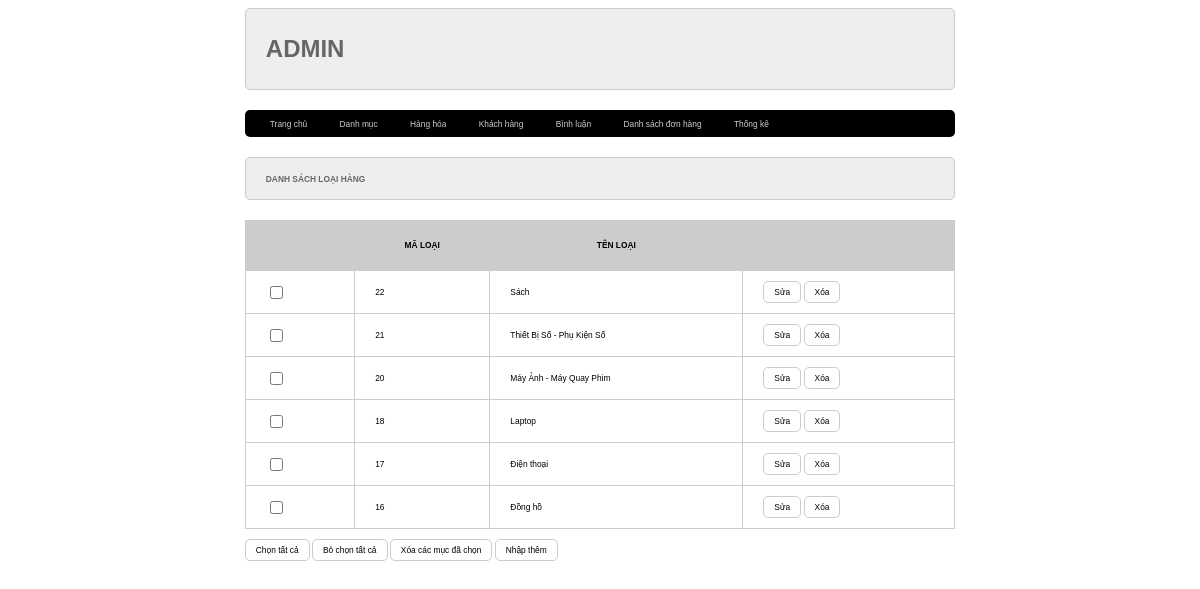
Screenshot of /admin/index.php?act=listdm with the database file from the repository.
### tables this page shows
CREATE TABLE `danhmuc` (
  `id` int(11) NOT NULL,
  `name` varchar(255) NOT NULL
);

### model/pdo.php (called while the page is built, shortened)
<?php
function pdo_get_connection()
{
    $dburl = "mysql:host=localhost;dbname=duanmau2024;charset=utf8";
    $username = 'root';
    $password = '';
    $conn = new PDO($dburl, $username, $password);
    $conn->setAttribute(PDO::ATTR_ERRMODE, PDO::ERRMODE_EXCEPTION);
    return $conn;
}
function pdo_query($sql)
{
    $sql_args = array_slice(func_get_args(), 1);
    try {
        $conn = pdo_get_connection();
        $stmt = $conn->prepare($sql);
        $stmt->execute($sql_args);
        $rows = $stmt->fetchAll();
        return $rows;
    } catch (PDOException $e) {
        throw $e;
    } finally {
        unset($conn);
    }
}

### model/danhmuc.php (called while the page is built, shortened)
<?php
function loadall()
{
    $sql = "select * from danhmuc order by id desc";
    $listdanhmuc = pdo_query($sql);
    return $listdanhmuc;
}

### admin/danhmuc/list.php (the view)
<div class="row">
    <div class="row formtitle">
        <h1>DANH SÁCH LOẠI HÀNG</h1>
    </div>
    <div class="row formcontent">
        <div class="row mb10 formdsloai">
            <table>
                <tr>
                    <th></th>
                    <th>MÃ LOẠI</th>
                    <th>TÊN LOẠI</th>
                    <th></th>
                </tr>
                <?php
                foreach ($listdanhmuc as $danhmuc) {
                    extract($danhmuc);
                    $suadm = "index.php?act=suadm&id=" . $id;
                    $xoadm = "index.php?act=xoadm&id=" . $id;
                    echo '<tr>
                                <td><input type="checkbox" name="" id=""></td>
                                <td>' . $id . '</td>
                                <td>' . $name . '</td>
                                <td><a href="' . $suadm . '"><input type="button" value="Sửa"></a> <a href="' . $xoadm . '" onclick="return confirm();"><input type="button" value="Xóa"></a></td>
                            </tr>';
                }
                ?>
            </table>
        </div>
        <div class="row mb10">
            <input type="button" value="Chọn tất cả">
            <input type="button" value="Bỏ chọn tất cả">
            <input type="button" value="Xóa các mục đã chọn">
            <a href="index.php?act=adddm"><input type="button" value="Nhập thêm"></a>
        </div>
    </div>
</div>

### view/css/style.css (style rules this page uses)
* { box-sizing: border-box; font-family: sans-serif; font-size: 0.7vw; }
.row { float: left; width: 100%; }
.mb10 { margin-bottom: 10px; }
.formtaikhoan input[type="submit"], .formtaikhoan input[type="reset"], .formcontent input[type="submit"], .formcontent input[type="reset"],.formcontent input[type="button"] { border-radius: 5px; padding: 5px 10px; background-color: white; border: 1px #ccc solid; }
.formtitle { background-color: #eee; border: 1px #ccc solid; color: #666; border-radius: 5px; padding: 10px 20px; }
.formcontent { padding: 20px 0px; }
.formdsloai table { width: 100%; border-collapse: collapse; }
.formdsloai table th { padding:20px; background-color: #ccc; }
.formdsloai table td { padding: 10px 20px; border: 1px #ccc solid; }

### rows the page displays
danhmuc: id "22", name "Sách"
danhmuc: id "21", name "Thiết Bị Số - Phụ Kiện Số"
danhmuc: id "20", name "Máy Ảnh - Máy Quay Phim"
danhmuc: id "18", name "Laptop"
danhmuc: id "17", name "Điện thoại"
danhmuc: id "16", name "Đồng hồ"
